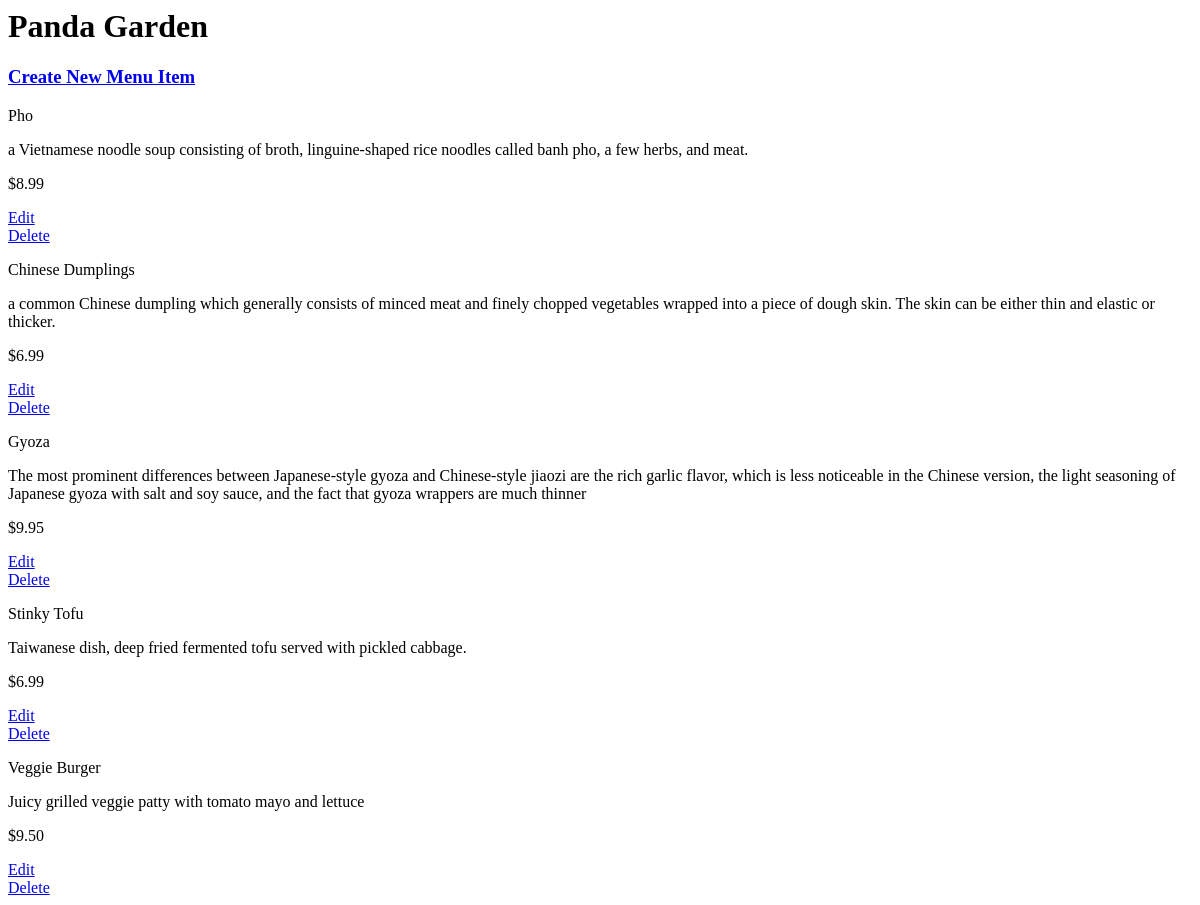
The page /restaurants/3 on the database as committed earlier.
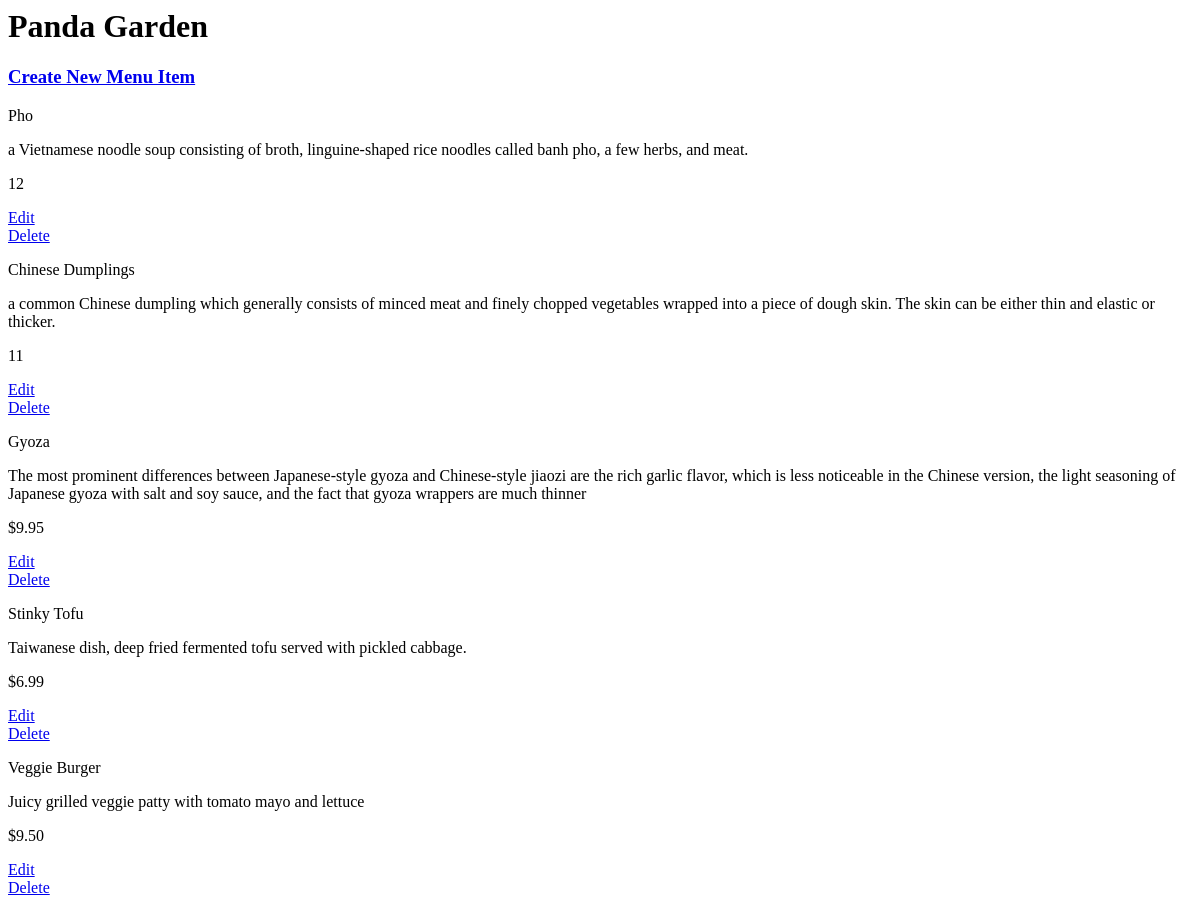
The same page on the database as committed later.
### database_setup.py (models this page shows)
class Restaurant(Base):
    __tablename__ = 'restaurant'
    id = Column(Integer, primary_key=True)
    name = Column(String(250), nullable=False)

class MenuItem(Base):
    __tablename__ = 'menu_item'
    name = Column(String(80), nullable=False)
    id = Column(Integer, primary_key=True)
    description = Column(String(250))
    price = Column(String(8))
    course = Column(String(250))
    restaurant_id = Column(Integer, ForeignKey('restaurant.id'))
    restaurant = relationship(Restaurant)

### app.py (the view)
@app.route("/")
@app.route("/restaurants/<int:restaurant_id>")
def restaurantMenu(restaurant_id):
    restaurant = session.query(Restaurant).filter_by(id = restaurant_id).one()
    items = session.query(MenuItem).filter_by(restaurant_id = restaurant_id)
    return render_template('menu.html', restaurant=restaurant, items=items)

### templates/menu.html (shortened to what this page needs)
<html>
<body>
<h1>{{restaurant.name}}</h1>
<h3><a href="{{ url_for('newMenuItem', restaurant_id=restaurant.id) }}">Create New Menu Item</a></h3>
{% for i in items %}
<div>
<p>{{i.name}}</p>
<p>{{i.description}}</p>
<p> {{i.price}} </p>
<a href="{{url_for('editMenuItem', restaurant_id = restaurant.id, menu_id = i.id) }}">Edit</a>
<a href = "{{url_for('deleteMenuItem', restaurant_id = restaurant.id, menu_id = i.id ) }}">Delete</a>
</div>
{% endfor %}
</body>
</html>

Rows that differ between the two databases and show on the page:
changed MenuItem "Pho": price "$8.99" → "12"
changed MenuItem "Chinese Dumplings": price "$6.99" → "11"
